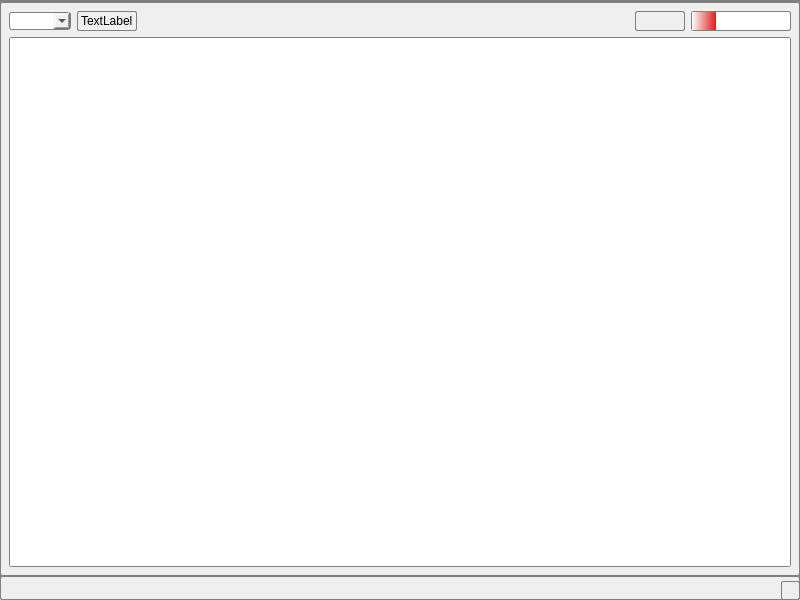
<?xml version="1.0" encoding="UTF-8"?>
<ui version="4.0">
 <class>MainWindow</class>
 <widget class="QMainWindow" name="MainWindow">
  <property name="geometry">
   <rect>
    <x>0</x>
    <y>0</y>
    <width>800</width>
    <height>600</height>
   </rect>
  </property>
  <property name="windowTitle">
   <string>MainWindow</string>
  </property>
  <property name="styleSheet">
   <string notr="true">QWidget {
    border: 1px solid gray;   /* 边框 */
	border-radius: 2px;   /* 圆角 */
}

QToolButton{
	border: 1px solid gray;   /* 边框 */
	border-radius: 2px;   /* 圆角 */
}

QToolButton:hover{
	border: 1px solid gray;   /* 边框 */
	background-color: rgb(225, 225, 225);
	border-radius: 2px;   /* 圆角 */
}
QComboBox{
	border: 1px solid gray;   /* 边框 */
	border-radius: 3px;   /* 圆角 */
}
QToolTip{
	font: 10pt &quot;JetBrains Mono&quot;;
	background-color: rgb(255, 255, 255);
}</string>
  </property>
  <widget class="QWidget" name="centralwidget">
   <layout class="QVBoxLayout" name="verticalLayout_2" stretch="1,10">
    <item>
     <layout class="QHBoxLayout" name="horizontalLayout">
      <item>
       <widget class="QComboBox" name="wifiBox"/>
      </item>
      <item>
       <widget class="QLabel" name="ipLabel">
        <property name="text">
         <string>TextLabel</string>
        </property>
       </widget>
      </item>
      <item>
       <spacer name="horizontalSpacer">
        <property name="orientation">
         <enum>Qt::Horizontal</enum>
        </property>
        <property name="sizeHint" stdset="0">
         <size>
          <width>40</width>
          <height>20</height>
         </size>
        </property>
       </spacer>
      </item>
      <item>
       <widget class="QLabel" name="tempLabel">
        <property name="minimumSize">
         <size>
          <width>50</width>
          <height>20</height>
         </size>
        </property>
        <property name="maximumSize">
         <size>
          <width>16777215</width>
          <height>20</height>
         </size>
        </property>
        <property name="text">
         <string/>
        </property>
       </widget>
      </item>
      <item>
       <widget class="QProgressBar" name="tempBar">
        <property name="maximumSize">
         <size>
          <width>100</width>
          <height>20</height>
         </size>
        </property>
        <property name="styleSheet">
         <string notr="true">QProgressBar::chunk
{
	border-radius: 10px;
	background-color: qlineargradient(spread:pad, x1:1, y1:0.0284091, x2:0, y2:0, stop:0 rgba(224, 31, 31, 255), stop:1 rgba(255, 255, 255, 255));
}

QProgressBar#progressBar
{
	height: 22px;
	text-align: center;/*文本位置*/
	font-size: 14px;
	color: black;
	border-radius: 10px;
}</string>
        </property>
        <property name="minimum">
         <number>40</number>
        </property>
        <property name="maximum">
         <number>80</number>
        </property>
        <property name="value">
         <number>50</number>
        </property>
        <property name="alignment">
         <set>Qt::AlignCenter</set>
        </property>
        <property name="textDirection">
         <enum>QProgressBar::TopToBottom</enum>
        </property>
        <property name="format">
         <string/>
        </property>
       </widget>
      </item>
     </layout>
    </item>
    <item>
     <layout class="QVBoxLayout" name="verticalLayout_3">
      <item>
       <widget class="QTextBrowser" name="textBrowser"/>
      </item>
     </layout>
    </item>
   </layout>
  </widget>
  <widget class="QMenuBar" name="menubar">
   <property name="geometry">
    <rect>
     <x>0</x>
     <y>0</y>
     <width>800</width>
     <height>24</height>
    </rect>
   </property>
  </widget>
  <widget class="QStatusBar" name="statusbar"/>
 </widget>
 <resources/>
 <connections/>
</ui>
